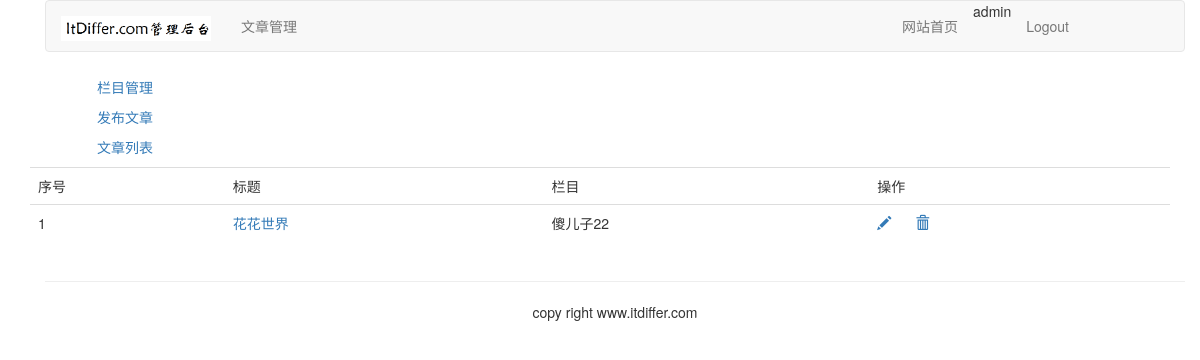
/article/article-list/ (signed in), run on an earlier commit of the app's database.
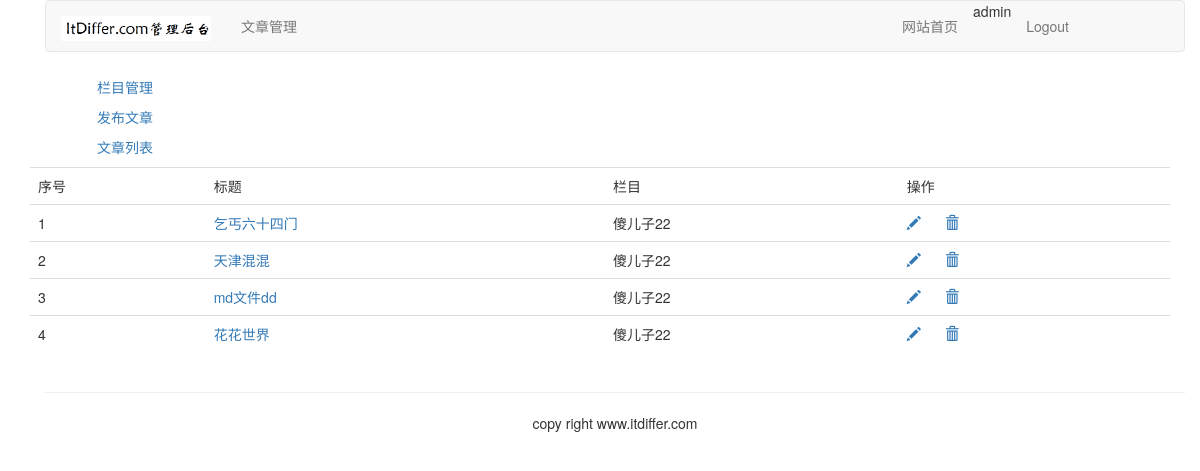
And on a later commit of the database.
### article/models.py (models this page shows, shortened)
class ArticlePost(models.Model):
    author = models.ForeignKey(User, on_delete=models.CASCADE, related_name='article')
    title = models.CharField(max_length=200)
    slug = models.SlugField(max_length=500)
    column = models.ForeignKey(ArticleColumn, on_delete=models.CASCADE, related_name='article_column')
    body = models.TextField()
    created = models.DateTimeField(default=timezone.now)
    updated = models.DateTimeField(auto_now=True)
    class Meta:
        ordering = ('-updated',)
        index_together = (('id', 'slug'),)
    def get_absolute_url(self):
        return reverse("article:article_detail",args=[self.id,self.slug])

class ArticleColumn(models.Model):
    user = models.ForeignKey(User,on_delete=models.CASCADE,related_name='article_column')
    column = models.CharField(max_length=200)
    created = models.DateField(auto_now_add=True)
    def __str__(self):
        return self.column

### article/views.py (the view)
@login_required(login_url='/account/login')
def article_list(request):
    articles = ArticlePost.objects.filter(author=request.user)
    return render(request,'article/column/article_list.html',{'articles':articles})

### templates/article/column/article_list.html (shortened to what this page needs)
{% extends 'article/base.html' %}
{% load staticfiles %}
{% block content %}
    <div>
    <table class="table table-hover">
        <tr>
            <td>序号</td>
            <td>标题</td>
            <td>栏目</td>
            <td>操作</td>
        </tr>
        {% for article in articles %}
        <tr id="{{ article.id }}">
            <td>{{ forloop.counter }}</td>
            <td><a href="{{ article.get_absolute_url }}">{{ article.title }}</a> </td>
            <td>{{ article.column }}</td>
            <td>
                <a name="edit" href="{% url 'article:redit_article' article.id %}" >
                <span class="glyphicon glyphicon-pencil"></span>
                </a>
                <a name="delete" href="javascript:" onclick="del_article(this,{{ article.id }})">
                    <span class="glyphicon glyphicon-trash" style="margin-left:20px;"></span>
                </a>
            </td>
        </tr>
        {% endfor %}
    </table>
    </div>
{% endblock %}

What changed in the data, as far as the page shows it:
added ArticlePost: title "乞丐六十四门", column "傻儿子22"
added ArticlePost: title "天津混混", column "傻儿子22"
added ArticlePost: title "md文件dd", column "傻儿子22"
